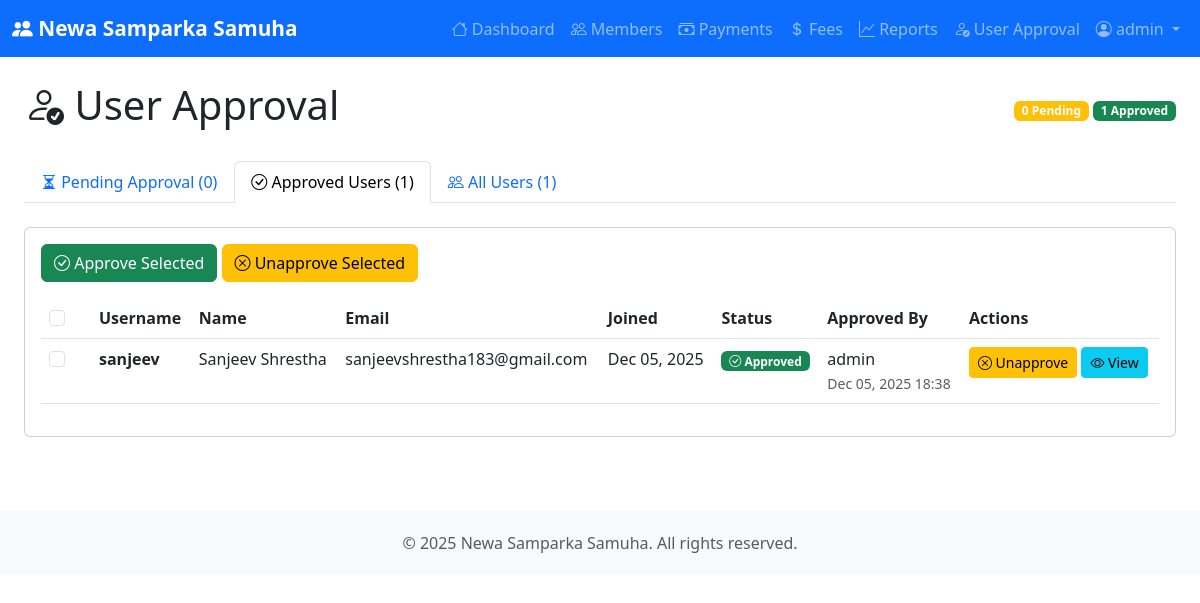
Page /users/?filter=approved (signed in) on the committed database.
### membership/models.py (models this page shows, shortened)
class UserProfile(models.Model):
    user = models.OneToOneField(User, on_delete=models.CASCADE, related_name='profile')
    is_approved = models.BooleanField(default=False, verbose_name="Approved")
    approved_by = models.ForeignKey(
        User,
        on_delete=models.SET_NULL,
        null=True,
        blank=True,
        related_name='approved_users',
        verbose_name="Approved By"
    )
    approved_at = models.DateTimeField(null=True, blank=True, verbose_name="Approved At")
    class Meta:
        verbose_name = "User Profile"
        verbose_name_plural = "User Profiles"

### membership/views.py (the view, shortened to what this page needs)
# urls.py: path('users/', views.user_approval_list, name='user_approval_list'),
@login_required
@user_passes_test(is_admin)
def user_approval_list(request):
    filter_type = request.GET.get('filter', 'pending')
    if filter_type == 'pending':
        users = UserProfile.objects.filter(is_approved=False).select_related('user', 'approved_by')
    elif filter_type == 'approved':
        users = UserProfile.objects.filter(is_approved=True).select_related('user', 'approved_by')
    else:  # all
        users = UserProfile.objects.all().select_related('user', 'approved_by')
    users = users.order_by('-user__date_joined')
    pending_count = UserProfile.objects.filter(is_approved=False).count()
    approved_count = UserProfile.objects.filter(is_approved=True).count()
    all_count = UserProfile.objects.count()
    context = {
        'users': users,
        'filter': filter_type,
        'pending_count': pending_count,
        'approved_count': approved_count,
        'all_count': all_count,
    }
    return render(request, 'membership/user_approval_list.html', context)

### membership/views.py (called while the page is built)
def is_admin(user):
    return user.is_superuser or user.is_staff

### membership/templates/membership/user_approval_list.html (shortened to what this page needs)
{% extends 'membership/base.html' %}
{% block content %}
<div class="container-fluid">
    <div class="d-flex justify-content-between align-items-center mb-4">
        <h1><i class="bi bi-person-check"></i> User Approval</h1>
        <div>
            <span class="badge bg-warning">{{ pending_count }} Pending</span>
            <span class="badge bg-success">{{ approved_count }} Approved</span>
        </div>
    </div>
    <ul class="nav nav-tabs mb-4">
        <li class="nav-item">
            <a class="nav-link {% if filter == 'pending' %}active{% endif %}" href="?filter=pending">
                <i class="bi bi-hourglass-split"></i> Pending Approval ({{ pending_count }})
            </a>
        </li>
        <li class="nav-item">
            <a class="nav-link {% if filter == 'approved' %}active{% endif %}" href="?filter=approved">
                <i class="bi bi-check-circle"></i> Approved Users ({{ approved_count }})
            </a>
        </li>
        <li class="nav-item">
            <a class="nav-link {% if filter == 'all' %}active{% endif %}" href="?filter=all">
                <i class="bi bi-people"></i> All Users ({{ all_count }})
            </a>
        </li>
    </ul>
    <div class="card">
        <div class="card-body">
            {% if users %}
            <form method="post" id="bulkApprovalForm">
                <div class="mb-3">
                    <button type="submit" name="action" value="bulk_approve" class="btn btn-success" onclick="return confirm('Approve selected users?')">
                        <i class="bi bi-check-circle"></i> Approve Selected
                    </button>
                    <button type="submit" name="action" value="bulk_unapprove" class="btn btn-warning" onclick="return confirm('Unapprove selected users?')">
                        <i class="bi bi-x-circle"></i> Unapprove Selected
                    </button>
                </div>
                <div class="table-responsive">
                    <table class="table table-hover">
                        <thead>
                            <tr>
                                <th width="50">
                                    <input type="checkbox" id="selectAll" class="form-check-input">
                                </th>
                                <th>Username</th>
                                <th>Name</th>
                                <th>Email</th>
                                <th>Joined</th>
                                <th>Status</th>
                                <th>Approved By</th>
                                <th>Actions</th>
                            </tr>
                        </thead>
                        <tbody>
                            {% for user_profile in users %}
                            <tr>
                                <td>
                                    <input type="checkbox" name="user_ids" value="{{ user_profile.id }}" class="form-check-input user-checkbox">
                                </td>
                                <td>
                                    <strong>{{ user_profile.user.username }}</strong>
                                </td>
                                <td>{{ user_profile.user.first_name }} {{ user_profile.user.last_name }}</td>
                                <td>{{ user_profile.user.email }}</td>
                                <td>{{ user_profile.user.date_joined|date:"M d, Y" }}</td>
                                <td>
                                    {% if user_profile.is_approved %}
                                        <span class="badge bg-success">
                                            <i class="bi bi-check-circle"></i> Approved
                                        </span>
                                    {% else %}
                                        <span class="badge bg-warning">
                                            <i class="bi bi-hourglass-split"></i> Pending
                                        </span>
                                    {% endif %}
                                </td>
                                <td>
                                    {% if user_profile.approved_by %}
                                        {{ user_profile.approved_by.username }}
                                        <br><small class="text-muted">{{ user_profile.approved_at|date:"M d, Y H:i" }}</small>
                                    {% else %}
                                        <span class="text-muted">-</span>
                                    {% endif %}
                                </td>
                                <td class="text-nowrap">
                                    {% if user_profile.is_approved %}
                                        <a href="{% url 'membership:user_unapprove' user_profile.id %}"
                                           class="btn btn-sm btn-warning"
                                           onclick="return confirm('Unapprove {{ user_profile.user.username }}?')">
                                            <i class="bi bi-x-circle"></i> Unapprove
                                        </a>
                                    {% else %}
                                        <a href="{% url 'membership:user_approve' user_profile.id %}"
                                           class="btn btn-sm btn-success"
                                           onclick="return confirm('Approve {{ user_profile.user.username }}?')">
                                            <i class="bi bi-check-circle"></i> Approve
                                        </a>
                                    {% endif %}
                                    <a href="{% url 'membership:user_detail' user_profile.id %}"
                                       class="btn btn-sm btn-info">
                                        <i class="bi bi-eye"></i> View
                                    </a>
                                </td>
                            </tr>
                            {% endfor %}
                        </tbody>
                    </table>
                </div>
            </form>
            {% else %}
            <div class="text-center py-5">
                <i class="bi bi-inbox" style="font-size: 4rem; color: #ccc;"></i>
                <p class="text-muted mt-3">No users found in this category.</p>
            </div>
            {% endif %}
        </div>
    </div>
</div>
{% endblock %}

### membership/templates/membership/base.html (shortened to what this page needs)
<!DOCTYPE html>
<html lang="en">
<head>
    <link href="https://cdn.jsdelivr.net/npm/bootstrap@5.3.0/dist/css/bootstrap.min.css" rel="stylesheet">
    <link rel="stylesheet" href="https://cdn.jsdelivr.net/npm/bootstrap-icons@1.11.0/font/bootstrap-icons.css">
</head>
<body>
    <nav class="navbar navbar-expand-lg navbar-dark bg-primary no-print">
        <div class="container-fluid">
            <a class="navbar-brand" href="{% url 'membership:home' %}">
                <i class="bi bi-people-fill"></i> Newa Samparka Samuha
            </a>
            <div class="collapse navbar-collapse" id="navbarNav">
                <ul class="navbar-nav ms-auto">
                    {% if user.is_authenticated %}
                    <li class="nav-item">
                        <a class="nav-link" href="{% url 'membership:home' %}">
                            <i class="bi bi-house"></i> Dashboard
                        </a>
                    </li>
                    <li class="nav-item">
                        <a class="nav-link" href="{% url 'membership:member_list' %}">
                            <i class="bi bi-people"></i> Members
                        </a>
                    </li>
                    <li class="nav-item">
                        <a class="nav-link" href="{% url 'membership:payment_list' %}">
                            <i class="bi bi-cash-stack"></i> Payments
                        </a>
                    </li>
                    <li class="nav-item">
                        <a class="nav-link" href="{% url 'membership:fee_list' %}">
                            <i class="bi bi-currency-dollar"></i> Fees
                        </a>
                    </li>
                    <li class="nav-item">
                        <a class="nav-link" href="{% url 'membership:revenue_report' %}">
                            <i class="bi bi-graph-up"></i> Reports
                        </a>
                    </li>
                    {% if user.is_superuser or user.is_staff %}
                    <li class="nav-item">
                        <a class="nav-link" href="{% url 'membership:user_approval_list' %}">
                            <i class="bi bi-person-check"></i> User Approval
                        </a>
                    </li>
                    {% endif %}
                    <li class="nav-item dropdown">
                        <a class="nav-link dropdown-toggle" href="#" id="userDropdown" role="button"
                           data-bs-toggle="dropdown" aria-expanded="false">
                            <i class="bi bi-person-circle"></i> {{ user.first_name|default:user.username }}
                        </a>
                    </li>
                    {% endif %}
                </ul>
            </div>
        </div>
    </nav>
    <main class="container-fluid py-4">
        {% block content %}{% endblock %}
    </main>
    <footer class="text-center no-print">
        <div class="container">
            <p class="text-muted mb-0">
                &copy; 2025 Newa Samparka Samuha. All rights reserved.
            </p>
        </div>
    </footer>
</body>
</html>

### membership/templates/membership/base.html (style rules this page uses)
.navbar-brand { font-weight: bold; font-size: 1.3rem; }
footer { margin-top: 50px; padding: 20px 0; background-color: #f8f9fa; }

### rows in the picture
UserProfile: user.username "sanjeev", user.first_name "Sanjeev", user.last_name "Shrestha", user.email "sanjeevshrestha183@gmail.com", user.date_joined "Dec 05, 2025", is_approved True (drawn), approved_by.username "admin", approved_at "Dec 05, 2025 18:38"

### other values in the picture
{{ user.first_name|default:user.username }} "admin"
{{ pending_count }} "0"
{{ approved_count }} "1"
{{ all_count }} "1"
